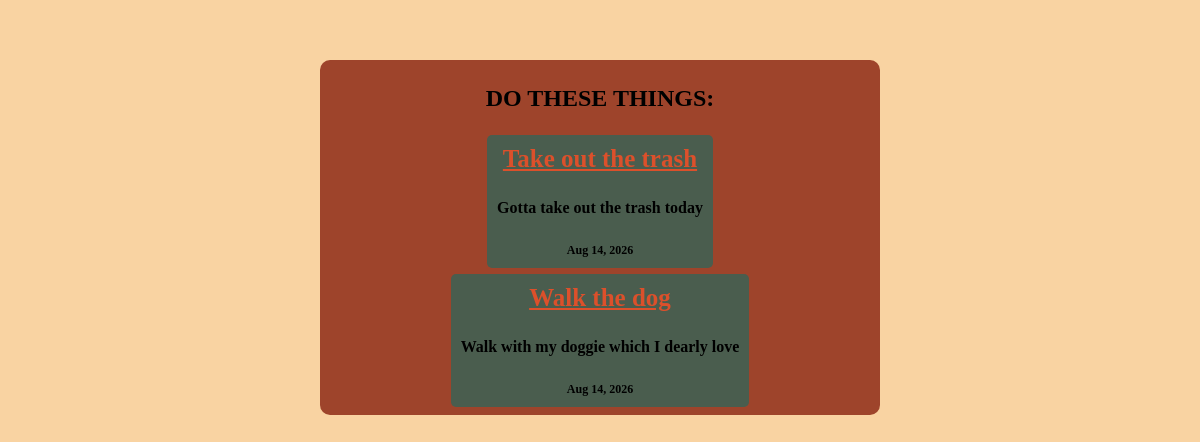
/notes, run on an earlier commit of the app's database.
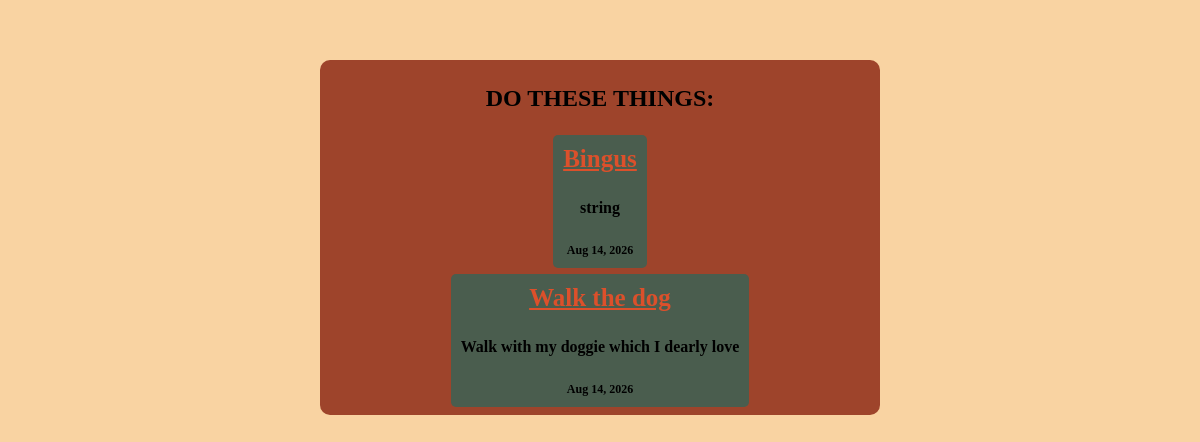
And on a later commit of the database.
### models.py (models this page shows)
class Note(Base):
    __tablename__ = "notes"
    id: Mapped[int] = mapped_column(Integer, primary_key=True, index=True)
    title: Mapped[str] = mapped_column(String, nullable=False)
    content: Mapped[str] = mapped_column(Text, nullable=False)
    date_posted: Mapped[datetime] = mapped_column(DateTime(timezone=True), default=lambda: datetime.now(UTC))

### main.py (the view)
@app.get("/", include_in_schema=False, name="Home")
@app.get("/notes", include_in_schema=False, name="Notes")
def home_page(request: Request, db: Annotated[Session, Depends(get_db)]):
    result = db.execute(select(models.Note))
    notes = result.scalars().all()
    return templates.TemplateResponse(request, "home.html", {"notes": notes, "title": "Notepad"})

### templates/home.html
{% extends "layout.html" %}
{% block content %}
    <div class="notes_section">
        <h2>DO THESE THINGS:</h2>
        {% for note in notes %}
            <div class="note_card">
                <a class="note_title" href="{{ url_for('note_page', note_id=note.id) }}">{{ note.title }}</a>
                <p class="note_content">{{ note.content }}</p>
                <p class="note_date">{{ note.date_posted.strftime('%b %d, %Y') }}</p>
            </div>
        {% endfor %}
    </div>
{% endblock content %}

### templates/layout.html (shortened to what this page needs)
<!DOCTYPE html>
<html>
    <head>
    <link rel="stylesheet" href="{{ url_for('static', path='style.css') }}">
    </head>
    <body>
        {% block content %}
        {% endblock content %}
    </body>
</html>

### static/style.css (style rules this page uses)
body { margin: 0; background-color: rgb(249, 211, 162); display: flex; flex-direction: column; align-items: center; }
.notes_section, .single_note_section { font-family: Verdana; font-weight: bold; width: 550px; display: flex; flex-direction: column; justify-content: center; align-items: center; background-color: rgb(158, 68, 43); border-radius: 10px; padding: 5px; margin-top: 5%; }
.note_card { display: flex; flex-direction: column; justify-content: center; align-items: center; background-color: rgb(74, 93, 78); border-radius: 5px; padding: 10px; margin: 3px; height: auto; max-width: 400px; }
.note_date { margin: 0; font-size: 12px; }
.note_title { font-size: 25px; text-decoration: underline; color: rgb(220, 80, 43); }
.note_content { white-space: initial; padding-top: 10px; padding-bottom: 10px; }

What changed in the data, as far as the page shows it:
changed Note: title "Take out the trash" → "Bingus"; content "Gotta take out the trash today" → "string"
